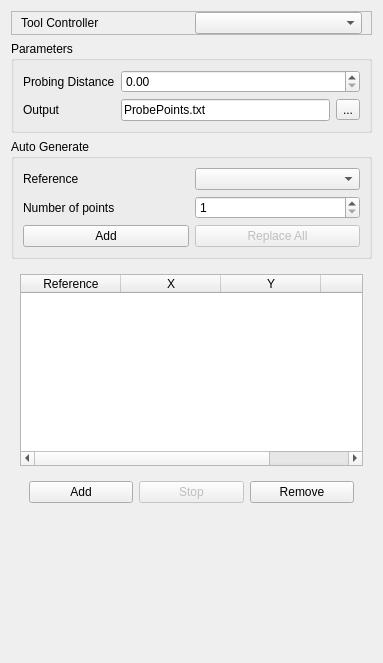
<?xml version="1.0" encoding="UTF-8"?>
<ui version="4.0">
 <class>Form</class>
 <widget class="QWidget" name="Form">
  <property name="geometry">
   <rect>
    <x>0</x>
    <y>0</y>
    <width>383</width>
    <height>663</height>
   </rect>
  </property>
  <property name="windowTitle">
   <string>Form</string>
  </property>
  <layout class="QVBoxLayout" name="verticalLayout">
   <item>
    <widget class="QFrame" name="frameToolController">
     <property name="frameShape">
      <enum>QFrame::StyledPanel</enum>
     </property>
     <property name="frameShadow">
      <enum>QFrame::Raised</enum>
     </property>
     <layout class="QGridLayout" name="gridLayout">
      <property name="topMargin">
       <number>0</number>
      </property>
      <property name="bottomMargin">
       <number>0</number>
      </property>
      <item row="0" column="1">
       <widget class="QComboBox" name="toolController">
        <property name="toolTip">
         <string>The tool and its settings to be used for this operation</string>
        </property>
       </widget>
      </item>
      <item row="0" column="0">
       <widget class="QLabel" name="labelToolController">
        <property name="text">
         <string>Tool Controller</string>
        </property>
       </widget>
      </item>
     </layout>
    </widget>
   </item>
   <item>
    <widget class="QGroupBox" name="gbOutputFile">
     <property name="title">
      <string>Parameters</string>
     </property>
     <layout class="QGridLayout" name="gridLayout_4">
      <item row="1" column="0">
       <widget class="QLabel" name="labelFileName">
        <property name="text">
         <string>Output</string>
        </property>
       </widget>
      </item>
      <item row="1" column="2">
       <widget class="QToolButton" name="SetOutputFileName">
        <property name="text">
         <string notr="true">...</string>
        </property>
       </widget>
      </item>
      <item row="1" column="1">
       <widget class="QLineEdit" name="OutputFileName">
        <property name="toolTip">
         <string>Enter the filename where the probe points should be written</string>
        </property>
        <property name="text">
         <string>ProbePoints.txt</string>
        </property>
       </widget>
      </item>
      <item row="0" column="0">
       <widget class="QLabel" name="labelDistance">
        <property name="text">
         <string>Probing Distance</string>
        </property>
       </widget>
      </item>
      <item row="0" column="1" colspan="2">
       <widget class="QDoubleSpinBox" name="sbDistance"/>
      </item>
     </layout>
    </widget>
   </item>
   <item>
    <widget class="QGroupBox" name="gbGeneration">
     <property name="title">
      <string>Auto Generate</string>
     </property>
     <layout class="QGridLayout" name="gridLayout_5">
      <item row="1" column="2">
       <widget class="QSpinBox" name="sbCountGen">
        <property name="minimum">
         <number>1</number>
        </property>
        <property name="value">
         <number>1</number>
        </property>
       </widget>
      </item>
      <item row="2" column="2">
       <widget class="QPushButton" name="pbReplaceGen">
        <property name="enabled">
         <bool>false</bool>
        </property>
        <property name="text">
         <string>Replace All</string>
        </property>
       </widget>
      </item>
      <item row="1" column="1">
       <widget class="QLabel" name="labelNumberPoints">
        <property name="text">
         <string>Number of points</string>
        </property>
       </widget>
      </item>
      <item row="2" column="1">
       <widget class="QPushButton" name="pbAddGen">
        <property name="text">
         <string>Add</string>
        </property>
       </widget>
      </item>
      <item row="0" column="2">
       <widget class="QComboBox" name="cbReferenceGen"/>
      </item>
      <item row="0" column="1">
       <widget class="QLabel" name="labelReference">
        <property name="text">
         <string>Reference</string>
        </property>
       </widget>
      </item>
     </layout>
    </widget>
   </item>
   <item>
    <widget class="QWidget" name="formLoc" native="true">
     <layout class="QGridLayout" name="gridLayout_3">
      <item row="1" column="0">
       <widget class="QWidget" name="addRemoveEdit" native="true">
        <layout class="QGridLayout" name="gridLayout_2">
         <item row="0" column="1">
          <widget class="QPushButton" name="addLocation">
           <property name="toolTip">
            <string>Opens a dialog to add arbitrary locations.</string>
           </property>
           <property name="text">
            <string>Add</string>
           </property>
          </widget>
         </item>
         <item row="0" column="3">
          <widget class="QPushButton" name="removeLocation">
           <property name="toolTip">
            <string>Remove selected location from the list. The operation is no longer applied to them.</string>
           </property>
           <property name="text">
            <string>Remove</string>
           </property>
          </widget>
         </item>
         <item row="0" column="2">
          <widget class="QPushButton" name="stopAddition">
           <property name="enabled">
            <bool>false</bool>
           </property>
           <property name="text">
            <string>Stop</string>
           </property>
          </widget>
         </item>
        </layout>
       </widget>
      </item>
      <item row="0" column="0">
       <widget class="QTableWidget" name="baseList">
        <property name="toolTip">
         <string>List of locations to be processed.</string>
        </property>
        <column>
         <property name="text">
          <string>Reference</string>
         </property>
        </column>
        <column>
         <property name="text">
          <string>X</string>
         </property>
        </column>
        <column>
         <property name="text">
          <string>Y</string>
         </property>
        </column>
        <column>
         <property name="text">
          <string>Z</string>
         </property>
        </column>
       </widget>
      </item>
     </layout>
    </widget>
   </item>
   <item>
    <spacer name="verticalSpacer">
     <property name="orientation">
      <enum>Qt::Vertical</enum>
     </property>
     <property name="sizeHint" stdset="0">
      <size>
       <width>20</width>
       <height>40</height>
      </size>
     </property>
    </spacer>
   </item>
  </layout>
 </widget>
 <resources/>
 <connections/>
</ui>
